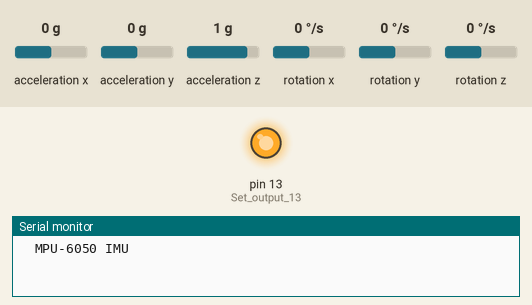
Bench run of a sketch on a simulated Arduino Uno, built with avr-gcc and run on an emulated ATmega328P. On the bench: output pins drawn as LEDs (lit = HIGH), the last lines printed to the serial monitor. Wiring (inferred from the names in the program): MPU-6050 motion sensor at I2C address 0x68. The test bench sets the inputs (shaded band); at power-on: acceleration z 1 g, acceleration x 0 g, acceleration y 0 g, rotation x 0 °/s, rotation y 0 °/s, rotation z 0 °/s. No radio packets arrive unless stated.

Above: at 0.1 s.
At 13.1 s:
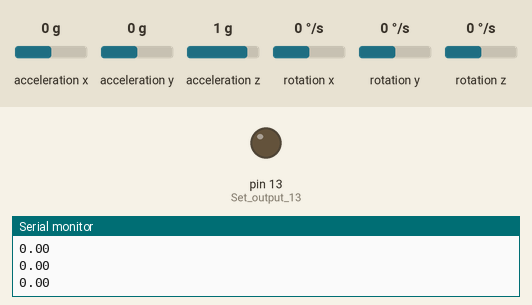
13.2 s: acceleration z set to 0 g
Timing chart, 0 to 16.2 s (numbered marks = the images above; inputs shaded):
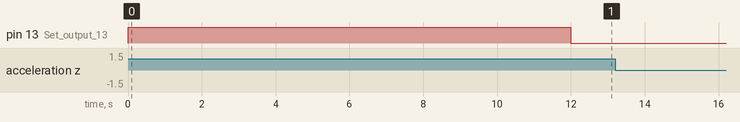

The sketch:

Transmitter.ino
```cpp
#include <Wire.h>
#include <SPI.h>
#include <nRF24L01.h>
#include <RF24.h>
#define MY_RF24_CE_PIN 10
#define MY_RF24_CS_PIN 9


RF24 radio(MY_RF24_CE_PIN, MY_RF24_CS_PIN); // CE, CSN
const byte addresses[][6] = {"00001","00002"};

float Pitch = 0;
float Roll = 0;
float package[2];


int gyro_x, gyro_y, gyro_z;
long acc_x, acc_y, acc_z, acc_total_vector;
int temperature;
long gyro_x_cal, gyro_y_cal, gyro_z_cal;
long loop_timer;
float angle_pitch, angle_roll;
int angle_pitch_buffer, angle_roll_buffer;
boolean set_gyro_angles;
float angle_roll_acc, angle_pitch_acc, angle_roll_acc_cal, angle_pitch_acc_cal;
float angle_pitch_output, angle_roll_output;


void setup() {
    radio.begin();
    radio.openWritingPipe(addresses[0]); // 00001
    radio.setPALevel(RF24_PA_MIN);
     Wire.begin();                                                        //Start I2C as master
     Serial.begin(9600);                                                   //Use only for debugging
     pinMode(LED_BUILTIN, OUTPUT);                                         //Set output 13 (LED) as output

   setup_mpu_6050_registers();                                          //Setup the registers of the MPU-6050 (500dfs / +/-8g) and start the gyro

   digitalWrite(LED_BUILTIN, HIGH);                                              //Set digital output 13 high to indicate startup

   Serial.println("  MPU-6050 IMU");                                    //Print text to screen

   delay(1500);                                                         //Delay 1.5 second to display the text
   Serial.println("Calibrating gyro");                                       //Print text to screen

   for (int cal_int = 0; cal_int < 2000 ; cal_int ++){                  //Run this code 2000 times
    if(cal_int % 125 == 0)Serial.print(".");                           //Print a dot on the LCD every 125 readings
    read_mpu_6050_data();                                              //Read the raw acc and gyro data from the MPU-6050
    gyro_x_cal += gyro_x;                                              //Add the gyro x-axis offset to the gyro_x_cal variable
    gyro_y_cal += gyro_y;                                              //Add the gyro y-axis offset to the gyro_y_cal variable
    gyro_z_cal += gyro_z;                                              //Add the gyro z-axis offset to the gyro_z_cal variable

    acc_total_vector = sqrt((acc_x*acc_x)+(acc_y*acc_y)+(acc_z*acc_z));  //Calculate the total accelerometer vector
    angle_pitch_acc_cal += asin((float)acc_y/acc_total_vector)* 57.296;       //Calculate the pitch angle
    angle_roll_acc_cal += asin((float)acc_x/acc_total_vector)* -57.296;       //Calculate the roll angle


    delay(3);
   }

  gyro_x_cal /= 2000;                                                  //Divide the gyro_x_cal variable by 2000 to get the avarage offset
  gyro_y_cal /= 2000;                                                  //Divide the gyro_y_cal variable by 2000 to get the avarage offset
  gyro_z_cal /= 2000;                                                  //Divide the gyro_z_cal variable by 2000 to get the avarage offset
  angle_roll_acc_cal /=2000;
  angle_pitch_acc_cal /=2000;
  digitalWrite(LED_BUILTIN, LOW);                                               //All done, turn the LED off

  loop_timer = micros();                                               //Reset the loop timer
}


void loop() {

  get_roll_pitch();

  package[0]=angle_pitch_output;
  package[1]=angle_roll_output;
  Serial.println(package[0]);
  Serial.println(package[1]);

  radio.write(&package, sizeof(package));
  }

void read_mpu_6050_data(){                                             //Subroutine for reading the raw gyro and accelerometer data
  Wire.beginTransmission(0x68);                                        //Start communicating with the MPU-6050
  Wire.write(0x3B);                                                    //Send the requested starting register
  Wire.endTransmission();                                              //End the transmission
  Wire.requestFrom(0x68,14);                                           //Request 14 bytes from the MPU-6050
  while(Wire.available() < 14);                                        //Wait until all the bytes are received
  acc_x = Wire.read()<<8|Wire.read();                                  //Add the low and high byte to the acc_x variable
  acc_y = Wire.read()<<8|Wire.read();                                  //Add the low and high byte to the acc_y variable
  acc_z = Wire.read()<<8|Wire.read();                                  //Add the low and high byte to the acc_z variable
  temperature = Wire.read()<<8|Wire.read();                            //Add the low and high byte to the temperature variable
  gyro_x = Wire.read()<<8|Wire.read();                                 //Add the low and high byte to the gyro_x variable
  gyro_y = Wire.read()<<8|Wire.read();                                 //Add the low and high byte to the gyro_y variable
  gyro_z = Wire.read()<<8|Wire.read();                                 //Add the low and high byte to the gyro_z variable
}


void setup_mpu_6050_registers(){
  //Activate the MPU-6050
  Wire.beginTransmission(0x68);                                        //Start communicating with the MPU-6050
  Wire.write(0x6B);                                                    //Send the requested starting register
  Wire.write(0x00);                                                    //Set the requested starting register
  Wire.endTransmission();                                              //End the transmission
  //Configure the accelerometer (+/-8g)
  Wire.beginTransmission(0x68);                                        //Start communicating with the MPU-6050
  Wire.write(0x1C);                                                    //Send the requested starting register
  Wire.write(0x10);                                                    //Set the requested starting register
  Wire.endTransmission();                                              //End the transmission
  //Configure the gyro (500dps full scale)
  Wire.beginTransmission(0x68);                                        //Start communicating with the MPU-6050
  Wire.write(0x1B);                                                    //Send the requested starting register
  Wire.write(0x08);                                                    //Set the requested starting register
  Wire.endTransmission();                                              //End the transmission
}

void get_roll_pitch() {
   read_mpu_6050_data();                                                //Read the raw acc and gyro data from the MPU-6050

  gyro_x -= gyro_x_cal;                                                //Subtract the offset calibration value from the raw gyro_x value
  gyro_y -= gyro_y_cal;                                                //Subtract the offset calibration value from the raw gyro_y value
  gyro_z -= gyro_z_cal;                                                //Subtract the offset calibration value from the raw gyro_z value


  //Gyro angle calculations
  //0.0000611 = 1 / (250Hz / 65.5)
  angle_pitch += gyro_x * 0.0000611;                                   //Calculate the traveled pitch angle and add this to the angle_pitch variable
  angle_roll += gyro_y * 0.0000611;                                    //Calculate the traveled roll angle and add this to the angle_roll variable

  //0.000001066 = 0.0000611 * (3.142(PI) / 180degr) The Arduino sin function is in radians
  angle_pitch += angle_roll * sin(gyro_z * 0.000001066);               //If the IMU has yawed transfer the roll angle to the pitch angle
  angle_roll -= angle_pitch * sin(gyro_z * 0.000001066);               //If the IMU has yawed transfer the pitch angle to the roll angle

  //Accelerometer angle calculations
  acc_total_vector = sqrt((acc_x*acc_x)+(acc_y*acc_y)+(acc_z*acc_z));  //Calculate the total accelerometer vector
  //57.296 = 1 / (3.142 / 180) The Arduino asin function is in radians
  angle_pitch_acc = asin((float)acc_y/acc_total_vector)* 57.296;       //Calculate the pitch angle
  angle_roll_acc = asin((float)acc_x/acc_total_vector)* -57.296;       //Calculate the roll angle

  //Place the MPU-6050 spirit level and note the values in the following two lines for calibration
  angle_pitch_acc -= angle_pitch_acc_cal;                                              //Accelerometer calibration value for pitch
  angle_roll_acc -= angle_roll_acc_cal;                                               //Accelerometer calibration value for roll

  if(set_gyro_angles){                                                 //If the IMU is already started
//    angle_pitch = angle_pitch * 0.9996 + angle_pitch_acc * 0.0004;     //Correct the drift of the gyro pitch angle with the accelerometer pitch angle
//    angle_roll = angle_roll * 0.9996 + angle_roll_acc * 0.0004;        //Correct the drift of the gyro roll angle with the accelerometer roll angle
    angle_pitch = angle_pitch * 0.85 + angle_pitch_acc * 0.15;     //Correct the drift of the gyro pitch angle with the accelerometer pitch angle
    angle_roll = angle_roll * 0.85 + angle_roll_acc * 0.15;        //Correct the drift of the gyro roll angle with the accelerometer roll angle
  }
  else{                                                                //At first start
    angle_pitch = angle_pitch_acc;                                     //Set the gyro pitch angle equal to the accelerometer pitch angle
    angle_roll = angle_roll_acc;                                       //Set the gyro roll angle equal to the accelerometer roll angle
    set_gyro_angles = true;                                            //Set the IMU started flag
  }

  //To dampen the pitch and roll angles a complementary filter is used
  angle_pitch_output = angle_pitch_output * 0.9 + angle_pitch * 0.1;   //Take 90% of the output pitch value and add 10% of the raw pitch value
  angle_roll_output = angle_roll_output * 0.9 + angle_roll * 0.1;      //Take 90% of the output roll value and add 10% of the raw roll value

  while(micros() - loop_timer < 4000);                                 //Wait until the loop_timer reaches 4000us (250Hz) before starting the next loop
  loop_timer = micros();

  //  Angle pitch output and roll
}
```
